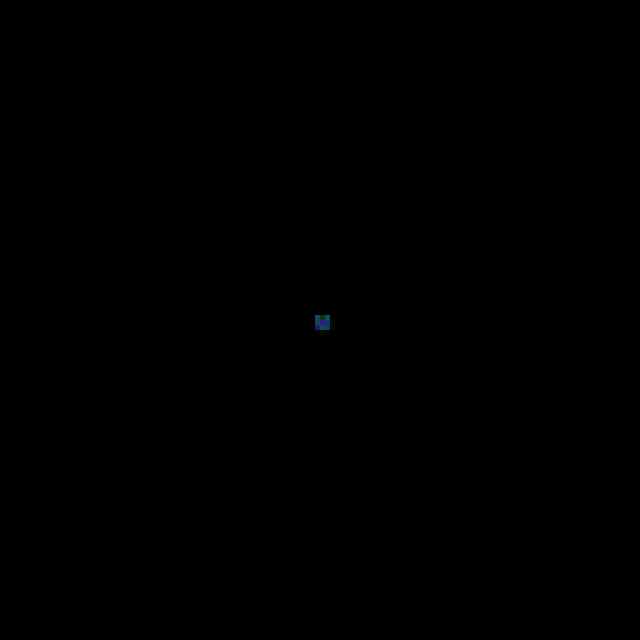
Frame 1 (no input)
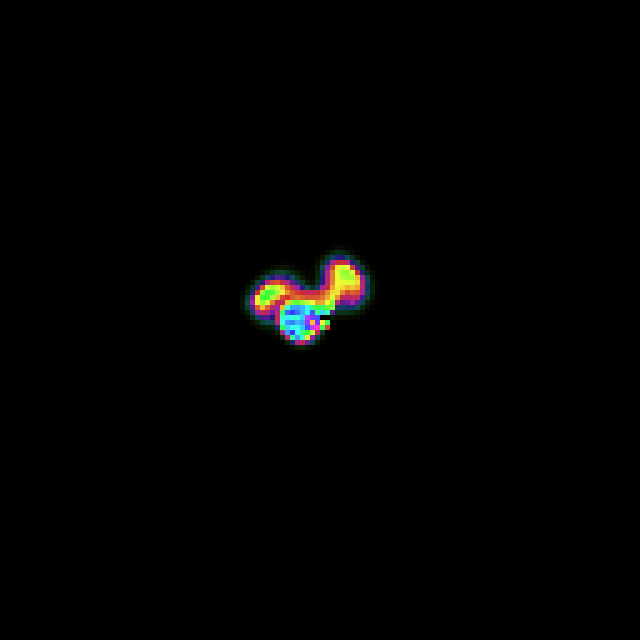
Frame 60 (the mouse pressed at the canvas centre just before this capture)
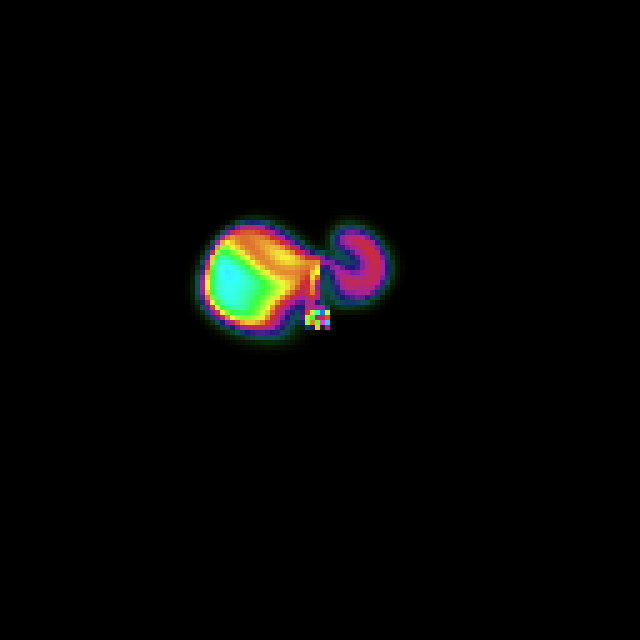
Frame 120 (the mouse held since frame 60 and released just before this capture)

The Processing sketch that drew these frames (run headless with seeded random() and noise(); from frame 60 on, the mouse is pressed at the canvas centre):

// Processing sketch: fluidsim
// ── fluidsim.pde
final int N = 128;
final int iter = 16;
final int Scale = 5;
float t = 0;
Fluid fluid;
void settings(){
  size(N*Scale,N*Scale);
}
void setup(){
  fluid = new Fluid(0.2 , 0 , 0.0000001);
}

void mouseDragged(){
    fluid.addDensity(mouseX/Scale , mouseY/Scale  ,255);
    int amtX = mouseX  - pmouseX;
    int amty = mouseY - pmouseY;
    fluid.addVelocity(mouseX/Scale , mouseY/Scale  ,amtX , amty);
}

void draw(){
  background(0);
  int cx = int(0.5*width/Scale) ;
  int cy = int(0.5*height/Scale) ;
  
  
  for(int i = -1 ; i<=1 ; i++){
    for(int j = -1 ; j<=1 ; j++){
      fluid.addDensity(cx+i , cy+j , random(50,150));
    }
  }
  
  for(int i = 0 ; i < 2 ; i++){
    float angle = noise(t) * TWO_PI*2;
    PVector v = PVector.fromAngle(angle);
    v.mult(0.2);
    t+=0.1;
    fluid.addVelocity(cx , cy , v.x , v.y);
  }
  fluid.step();
  fluid.renderD();
  //fluid.renderV();
   //fluid.fadeD();
}

// ── Fluid.pde


int IX(int x , int y){
  x = constrain(x,0,N-1);
  y = constrain(y,0,N-1);
 return x+(y*N); 
}


class Fluid {
    int size;
    float dt , diff , visc;
    
    float [] s ;
    float [] density;
    
    float [] Vx;
    float [] Vy;
    
    
    float [] Vx0;
    float [] Vy0;
    
    Fluid(float dt , float diffusion , float viscosity){
      this.size = N;
      this.dt = dt;
      this.diff = diffusion;
      this.visc = viscosity;
      
      this.s = new float[N*N];
      this.density = new float[N*N];
      
      this.Vx = new float[N*N];
      this.Vy = new float[N*N];
      
      this.Vx0 = new float[N*N];
      this.Vy0 = new float[N*N]; 
      
    }
    
    void step(){
      float visc     = this.visc;
      float diff     = this.diff;
      float dt       = this.dt;
      float []Vx      = this.Vx;
      float []Vy      = this.Vy;
      float []Vx0     = this.Vx0;
      float []Vy0     = this.Vy0;
      float []s       = this.s;
      float []density = this.density;
      
      diffuse(1, Vx0, Vx, visc, dt);
      diffuse(2, Vy0, Vy, visc, dt);
      
      project(Vx0, Vy0, Vx, Vy);
      
      advect(1, Vx, Vx0, Vx0, Vy0, dt);
      advect(2, Vy, Vy0, Vx0, Vy0, dt);
      
      project(Vx, Vy, Vx0, Vy0);
      
      diffuse(0, s, density, diff, dt);
      advect(0, density, s, Vx, Vy, dt);
      
    }
    
    
    void addDensity(int x , int y , float amount){
      int index = IX(x,y);
      this.density[index]+=amount;
    }
    
    void addVelocity(int x , int y , float amountX , float amountY){
      int index = IX(x,y);
      this.Vx[index]+=amountX;
      this.Vy[index]+=amountY;
    }
    
    
    void renderD(){
      colorMode(HSB , 255);
      for(int i = 0 ; i < N ; i++){
        for(int j= 0 ; j < N ; j++){
          float x  =i*Scale;
          float y = j*Scale;
          float d = this.density[IX(i,j)];
          fill((d+50)%255, 200 , d);
          noStroke();
          square(x,y,Scale);
        }
        
        
        
        
      }
    }
    
    void renderV(){
      for(int i = 0 ; i < N ; i++){
        for(int j= 0 ; j < N ; j++){
          float x  =i*Scale;
          float y = j*Scale;
          float vx = this.Vx[IX(i,j)];
          float vy = this.Vy[IX(i,j)];
          stroke(255);
          if(!(abs(vx) < 0.1 && abs(vy) <= 0.1)){
            line(x,y,x+vx*Scale , y+vy*Scale);
        }
       }
      }
    }
    
    
    void fadeD(){
      for(int i = 0 ; i < this.density.length ; i++){
         float d = density[i];
         density[i] = constrain(d-0.02 , 0 , 255);
      }
    }
    
};

// ── morefluid.pde
void diffuse (int b, float []x, float []x0, float diff, float dt)
{
    float a = dt * diff * (N - 2) * (N - 2);
    lin_solve(b, x, x0, a, 1 + 6 * a);
}

void lin_solve(int b, float []x, float []x0, float a, float c){
    float cRecip = 1.0 / c;
    for (int k = 0; k < iter; k++) {
        for (int j = 1; j < N - 1; j++) {
          for (int i = 1; i < N - 1; i++) {
                    x[IX(i, j)] =
                        (x0[IX(i, j)]
                            + a*(  x[IX(i+1, j)]
                                  +x[IX(i-1, j)]
                                  +x[IX(i  , j+1)]
                                  +x[IX(i  , j-1)]
                           )) * cRecip;
           }
         }
        
        set_bnd(b, x);
    }
}


void project(float []velocX, float []velocY, float []p, float []div)
{
        for (int j = 1; j < N - 1; j++) {
            for (int i = 1; i < N - 1; i++) {
                div[IX(i, j)] = -0.5f*(
                         velocX[IX(i+1, j  )]
                        -velocX[IX(i-1, j     )]
                        +velocY[IX(i  , j+1   )]
                        -velocY[IX(i  , j-1  )]
                        
                    )/N;
                p[IX(i, j )] = 0;
            }
        }
    
    set_bnd(0, div ); 
    set_bnd(0, p);
    lin_solve(0, p, div, 1, 6);
    
    
        for (int j = 1; j < N - 1; j++) {
            for (int i = 1; i < N - 1; i++) {
                velocX[IX(i, j)] -= 0.5f * (  p[IX(i+1, j)]
                                                -p[IX(i-1, j)]) * N;
                velocY[IX(i, j)] -= 0.5f * (  p[IX(i, j+1)]
                                                -p[IX(i, j-1)]) * N;
                
            }
        }
    
    set_bnd(1, velocX);
    set_bnd(2, velocY);
}

void advect(int b, float []d, float []d0,  float []velocX, float []velocY, float dt)
{
    float i0, i1, j0, j1, k0;
    
    float dtx = dt * (N - 2);
    float dty = dt * (N - 2);
    
    float s0, s1, t0, t1;
    float tmp1, tmp2, x, y;
    
    float Nfloat = N;
    float ifloat, jfloat;
    int i, j;
     
   
        for(j = 1, jfloat = 1; j < N - 1; j++, jfloat++) { 
            for(i = 1, ifloat = 1; i < N - 1; i++, ifloat++) {
                tmp1 = dtx * velocX[IX(i, j)];
                tmp2 = dty * velocY[IX(i, j)];
                x    = ifloat - tmp1; 
                y    = jfloat - tmp2;
                
                if(x < 0.5f) x = 0.5f; 
                if(x > Nfloat + 0.5f) x = Nfloat + 0.5f; 
                i0 = floor(x); 
                i1 = i0 + 1.0f;
                if(y < 0.5f) y = 0.5f; 
                if(y > Nfloat + 0.5f) y = Nfloat + 0.5f; 
                j0 = floor(y);
                j1 = j0 + 1.0f; 
                
                s1 = x - i0; 
                s0 = 1.0f - s1; 
                t1 = y - j0; 
                t0 = 1.0f - t1;
                
                int i0i = int(i0);
                int i1i = int(i1);
                int j0i = int(j0);
                int j1i = int(j1);
                
                d[IX(i, j)] = 
                
                    s0*(t0 * d0[IX(i0i , j0i)] + t1 * d0[IX(i0i , j1i)])
                    +
                    s1 *(t0 * d0[IX(i1i , j0i)] + t1 * d0[IX(i1i , j1i)]);
            }
        }
    
    set_bnd(b, d);
}
void set_bnd(int b, float [] x){
    
   
        for(int i = 1; i < N - 1; i++) {
            x[IX(i, 0  )] = b == 2 ? -x[IX(i, 1 )] : x[IX(i, 1 )];
            x[IX(i, N-1)] = b == 2 ? -x[IX(i, N-2)] : x[IX(i, N-2)];
        }
    
    
        for(int j = 1; j < N - 1; j++) {
            x[IX(0  , j)] = b == 1 ? -x[IX(1  , j)] : x[IX(1  , j)];
            x[IX(N-1, j)] = b == 1 ? -x[IX(N-2, j)] : x[IX(N-2, j)];
        }
    
    
    x[IX(0, 0)]  =   0.5f * (x[IX(1,0)] + x[IX(0,1)]);
    x[IX(0, N-1)]  =   0.5f * (x[IX(1,N-1)] + x[IX(0,N-2)]);
    x[IX(N-1, 0)]  =   0.5f * (x[IX(N-2 , 0)] + x[IX(N-1,1)]);
    x[IX(N-1 , N-1)]  =   0.5f * (x[IX(N-2 , N-1)] + x[IX(N-1 , N-2)]);
}
